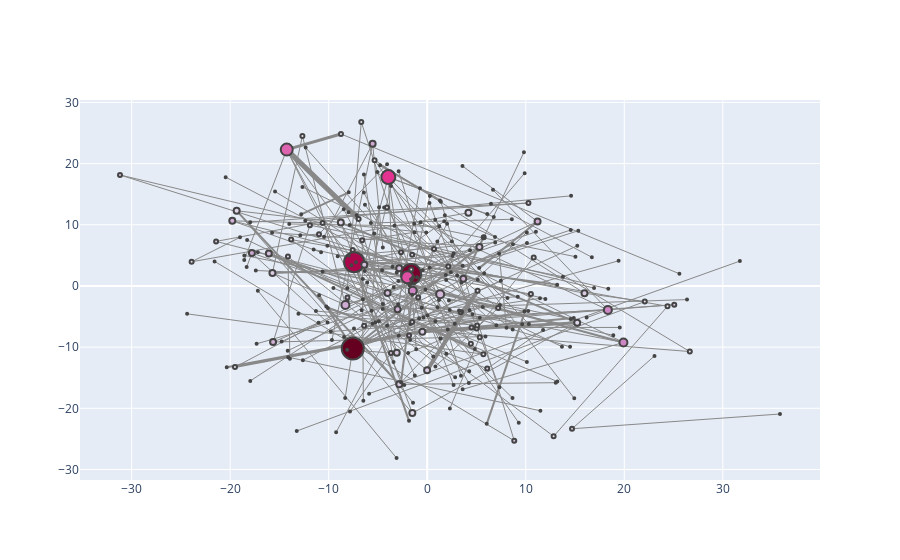

Notebook code for this chart:
### Code cell
#plotting for pageRank
configure_plotly_browser_state()
plotNetworkSizeColor(obamaGraph,pageRank)
